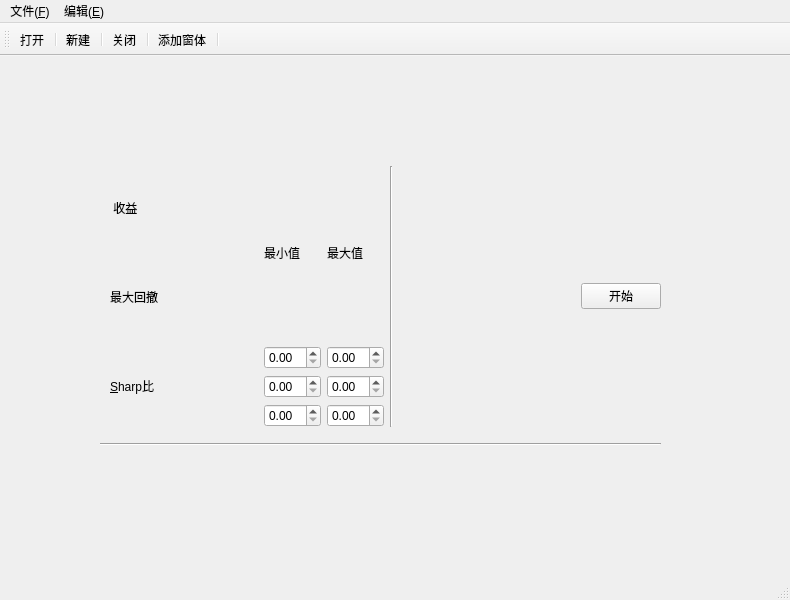
<?xml version="1.0" encoding="UTF-8"?>
<ui version="4.0">
 <class>MainWindow</class>
 <widget class="QMainWindow" name="MainWindow">
  <property name="geometry">
   <rect>
    <x>0</x>
    <y>0</y>
    <width>790</width>
    <height>600</height>
   </rect>
  </property>
  <property name="windowTitle">
   <string>MainWindow</string>
  </property>
  <widget class="QWidget" name="centralwidget">
   <widget class="QWidget" name="layoutWidget">
    <property name="geometry">
     <rect>
      <x>110</x>
      <y>110</y>
      <width>551</width>
      <height>261</height>
     </rect>
    </property>
    <layout class="QHBoxLayout" name="horizontalLayout_2">
     <item>
      <layout class="QVBoxLayout" name="verticalLayout">
       <item>
        <widget class="QLabel" name="label_2">
         <property name="text">
          <string> 收益</string>
         </property>
        </widget>
       </item>
       <item>
        <widget class="QLabel" name="label_3">
         <property name="text">
          <string>最大回撤</string>
         </property>
        </widget>
       </item>
       <item>
        <widget class="QLabel" name="label_4">
         <property name="text">
          <string>&amp;Sharp比</string>
         </property>
         <property name="buddy">
          <cstring>doubleSpinBox_sharp_min</cstring>
         </property>
        </widget>
       </item>
      </layout>
     </item>
     <item>
      <spacer name="verticalSpacer">
       <property name="orientation">
        <enum>Qt::Vertical</enum>
       </property>
       <property name="sizeHint" stdset="0">
        <size>
         <width>100</width>
         <height>150</height>
        </size>
       </property>
      </spacer>
     </item>
     <item>
      <layout class="QGridLayout" name="gridLayout">
       <item row="0" column="0">
        <widget class="QLabel" name="label_5">
         <property name="text">
          <string>最小值</string>
         </property>
        </widget>
       </item>
       <item row="0" column="1">
        <widget class="QLabel" name="label_6">
         <property name="text">
          <string>最大值</string>
         </property>
        </widget>
       </item>
       <item row="1" column="0">
        <widget class="QDoubleSpinBox" name="doubleSpinBox_returns_min"/>
       </item>
       <item row="1" column="1">
        <widget class="QDoubleSpinBox" name="doubleSpinBox_returns_max"/>
       </item>
       <item row="2" column="0">
        <widget class="QDoubleSpinBox" name="doubleSpinBox_maxdrawdown_min"/>
       </item>
       <item row="2" column="1">
        <widget class="QDoubleSpinBox" name="doubleSpinBox_maxdrawdown_max"/>
       </item>
       <item row="3" column="0">
        <widget class="QDoubleSpinBox" name="doubleSpinBox_sharp_min"/>
       </item>
       <item row="3" column="1">
        <widget class="QDoubleSpinBox" name="doubleSpinBox_sharp_max"/>
       </item>
      </layout>
     </item>
     <item>
      <widget class="Line" name="line_2">
       <property name="orientation">
        <enum>Qt::Vertical</enum>
       </property>
      </widget>
     </item>
     <item>
      <spacer name="horizontalSpacer">
       <property name="orientation">
        <enum>Qt::Horizontal</enum>
       </property>
       <property name="sizeHint" stdset="0">
        <size>
         <width>100</width>
         <height>47</height>
        </size>
       </property>
      </spacer>
     </item>
     <item>
      <widget class="QPushButton" name="pushButton">
       <property name="enabled">
        <bool>true</bool>
       </property>
       <property name="text">
        <string>开始</string>
       </property>
      </widget>
     </item>
    </layout>
   </widget>
   <widget class="Line" name="line">
    <property name="geometry">
     <rect>
      <x>100</x>
      <y>380</y>
      <width>561</width>
      <height>16</height>
     </rect>
    </property>
    <property name="orientation">
     <enum>Qt::Horizontal</enum>
    </property>
   </widget>
  </widget>
  <widget class="QMenuBar" name="menubar">
   <property name="geometry">
    <rect>
     <x>0</x>
     <y>0</y>
     <width>790</width>
     <height>26</height>
    </rect>
   </property>
   <widget class="QMenu" name="menu_file">
    <property name="title">
     <string>文件(&amp;F)</string>
    </property>
    <addaction name="actionrsaga"/>
    <addaction name="actionrs"/>
    <addaction name="actionee"/>
   </widget>
   <widget class="QMenu" name="menu_E">
    <property name="title">
     <string>编辑(&amp;E)</string>
    </property>
   </widget>
   <addaction name="menu_file"/>
   <addaction name="menu_E"/>
  </widget>
  <widget class="QStatusBar" name="statusbar"/>
  <widget class="QToolBar" name="toolBar">
   <property name="windowTitle">
    <string>toolBar</string>
   </property>
   <attribute name="toolBarArea">
    <enum>TopToolBarArea</enum>
   </attribute>
   <attribute name="toolBarBreak">
    <bool>false</bool>
   </attribute>
   <addaction name="fileOpenAction"/>
   <addaction name="separator"/>
   <addaction name="fileNewAction"/>
   <addaction name="separator"/>
   <addaction name="fileCloseAction"/>
   <addaction name="separator"/>
   <addaction name="addWinAction"/>
   <addaction name="separator"/>
  </widget>
  <action name="actionrsaga">
   <property name="text">
    <string>打开</string>
   </property>
   <property name="shortcut">
    <string>Alt+O</string>
   </property>
  </action>
  <action name="actionrs">
   <property name="text">
    <string>新建</string>
   </property>
   <property name="shortcut">
    <string>Alt+N</string>
   </property>
  </action>
  <action name="actionee">
   <property name="text">
    <string>关闭</string>
   </property>
   <property name="shortcut">
    <string>Alt+C</string>
   </property>
  </action>
  <action name="fileOpenAction">
   <property name="text">
    <string>打开</string>
   </property>
   <property name="shortcut">
    <string>Alt+O</string>
   </property>
  </action>
  <action name="fileNewAction">
   <property name="text">
    <string>新建</string>
   </property>
   <property name="shortcut">
    <string>Alt+N</string>
   </property>
  </action>
  <action name="fileCloseAction">
   <property name="text">
    <string>关闭</string>
   </property>
   <property name="shortcut">
    <string>Alt+C</string>
   </property>
  </action>
  <action name="addWinAction">
   <property name="text">
    <string>添加窗体</string>
   </property>
  </action>
 </widget>
 <tabstops>
  <tabstop>doubleSpinBox_returns_min</tabstop>
  <tabstop>doubleSpinBox_returns_max</tabstop>
  <tabstop>doubleSpinBox_maxdrawdown_min</tabstop>
  <tabstop>doubleSpinBox_maxdrawdown_max</tabstop>
  <tabstop>doubleSpinBox_sharp_min</tabstop>
  <tabstop>doubleSpinBox_sharp_max</tabstop>
  <tabstop>pushButton</tabstop>
 </tabstops>
 <resources/>
 <connections/>
</ui>
